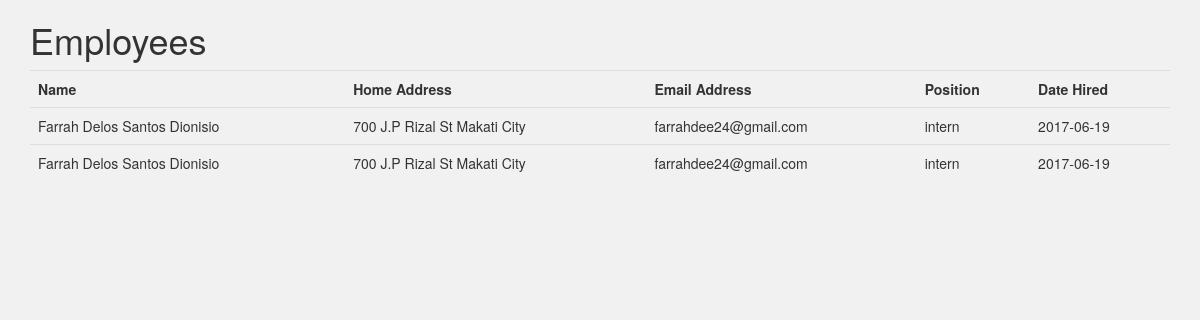
The app's page /index.php/applicantcontroller/view_employee with its own data.
### tables this page shows
CREATE TABLE `employees` (
  `id` int(11) NOT NULL,
  `last_name` varchar(100) DEFAULT NULL,
  `first_name` varchar(100) DEFAULT NULL,
  `middle_name` varchar(100) DEFAULT NULL,
  `home_address` varchar(200) DEFAULT NULL,
  `email_address` varchar(100) DEFAULT NULL,
  `phone_number` varchar(50) DEFAULT NULL,
  `birth_date` date DEFAULT NULL,
  `position` varchar(100) DEFAULT NULL,
  `date_hired` date DEFAULT NULL,
  `sss` varchar(100) DEFAULT NULL,
  `tin` varchar(100) DEFAULT NULL,
  `philhealth` varchar(100) DEFAULT NULL,
  `pagibig` varchar(100) DEFAULT NULL,
  `status` tinyint(4) DEFAULT NULL
);

### application/controllers/ApplicantController.php (called while the page is built, shortened)
<?php
class ApplicantController extends CI_Controller {
 public function view_employee(){
   $status = $_GET['status'] ?? null;
   $this->load->model('employee');
   if ($status != null){
     $query["status"] = $status;
     $data['employee'] = $this->db->get_where('employees', $query)->result();
   }
   else{
     $data['employee'] = $this->employee->view();
   }
   $title['title'] = "Astrid Technologies | New Applicant";
   $this->load->view('include/header',$title);
   $this->load->view('applicant/ViewEmployee', $data);
 }
}

### index.php (called while the page is built, shortened)
<?php
require_once BASEPATH.'core/CodeIgniter.php';

### application/models/Employee.php (called while the page is built, shortened)
<?php
class Employee extends CI_Model {
  public function view(){
    $query = $this->db->get('employees');
    return $query->result();
  }
}

### application/views/applicant/ViewEmployee.php (the view, shortened to what this page needs)
<body>
 <div class="container">
   <h1>Employees</h1>
     <table class="table table-inverse">
      <tr>
        <td><strong>Name</strong></td>
        <td><strong>Home Address</strong></td>
        <td><strong>Email Address</strong>
        <td><strong>Position</strong>
        <td><strong>Date Hired</strong>
      </tr>
      <?php foreach($employee as $employees){?>
      <tr>
        <td><?= $employees->first_name;?> <?= $employees->middle_name;?> <?= $employees->last_name;?></td>
        <td><?= $employees->home_address;?></td>
        <td><?= $employees->email_address;?></td>
        <td><?= $employees->position;?></td>
        <td><?= $employees->date_hired;?></td>
      <?php }?>
     </table>
  </div>
</body>

### assets/css/style.css (style rules this page uses)
body { background-color: #f1f1f2; }

### records on screen
employees: first_name "Farrah", middle_name "Delos Santos", last_name "Dionisio", home_address "700 J.P Rizal St Makati City", email_address "farrahdee24@gmail.com", position "intern", date_hired "2017-06-19"
employees: first_name "Farrah", middle_name "Delos Santos", last_name "Dionisio", home_address "700 J.P Rizal St Makati City", email_address "farrahdee24@gmail.com", position "intern", date_hired "2017-06-19"
